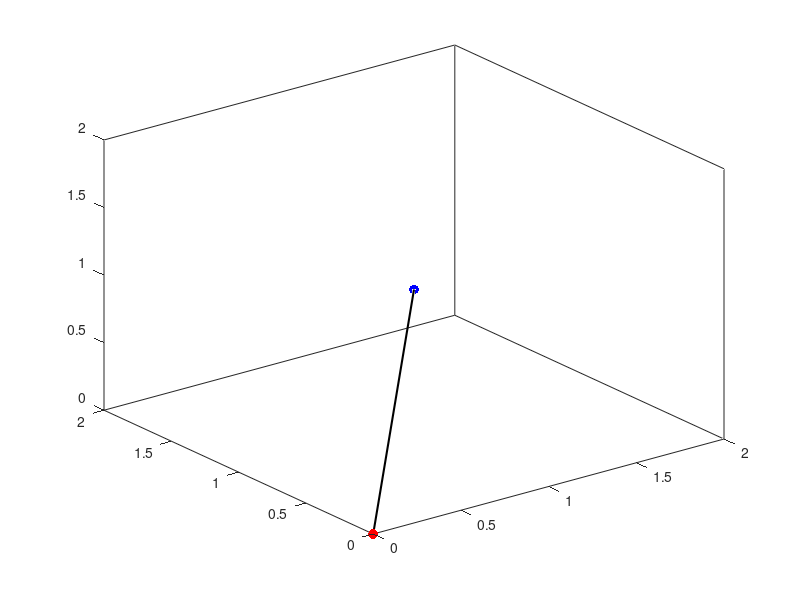

Recreate this plot in MATLAB. (Note: this script raises an error after producing the figure.)
clc,clear,close all

gifFileName = "gif.gif";
delayTime = 1/12;
firstFrame = true;

figure("Color","w")
ax = axes();
view(3)
hold(ax,"on"),box(ax,"on")
xlim([0,2]),ylim([0,2]),zlim([0,2])
plot3([0,1],[0,1],[0,1], ...
    "LineWidth",1.5,"Color","k")
scatter3(0,0,0,50,"filled","Marker","o","MarkerFaceColor","r")
scatter3(1,1,1,50,"filled","Marker","o","MarkerFaceColor","b")
ax.XDir = "reverse";
ax.YDir = "reverse";
ax.ZDir = "normal";

angle = 1;
num = 360/angle;
for i = 1:num

    ax.View = ax.View+[angle,0];
    title(sprintf("View:%.2f, %.2f",ax.View))
    fig = gcf();
    im = getframe(fig);
    [A,map] = rgb2ind(im.cdata,256);
    if firstFrame
        firstFrame = false;
        imwrite(A,map,gifFileName,"LoopCount",Inf,"DelayTime",delayTime);
        pause(2)
    else
        imwrite(A,map,gifFileName,"WriteMode","append","DelayTime",delayTime);
    end
end

pause(1)

for i = 1:num
    ax.View = ax.View+[0,angle];
    title(sprintf("View:%.2f, %.2f",ax.View))
    fig = gcf();
    im = getframe(fig);
    [A,map] = rgb2ind(im.cdata,256);
    if firstFrame
        firstFrame = false;
        imwrite(A,map,gifFileName,"LoopCount",Inf,"DelayTime",delayTime);
        pause(2)
    else
        imwrite(A,map,gifFileName,"WriteMode","append","DelayTime",delayTime);
    end
end
